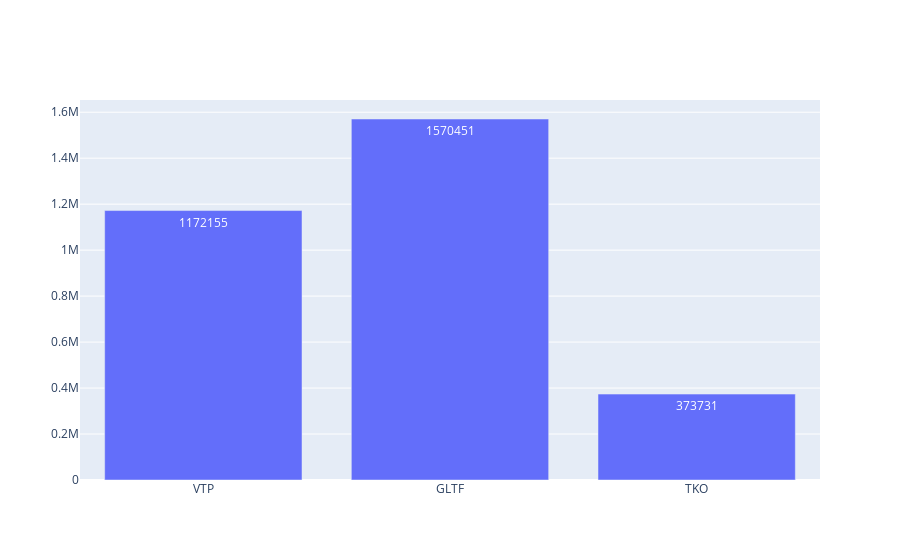

Notebook source saved alongside this figure:
### Code cell
import plotly
import plotly.graph_objs as go
x = ['VTP','GLTF','TKO']
y = [os.path.getsize(v) for v in [vtp_file, gltf_file, tko_file]]

fig = go.Figure(data=[go.Bar(
            x=x, y=y,
            text=y,
            textposition='auto',
        )])

fig.show()

### Figure 1 — Plotly figure (JSON) as saved in the notebook; plotly's stock layout.template omitted (floating-point values rounded to 4 significant figures)
{"data": [{"text": ["1172155", "1570451", "373731"], "textposition": "auto", "type": "bar", "x": ["VTP", "GLTF", "TKO"], "y": [1172155, 1570451, 373731]}], "layout": {}}
